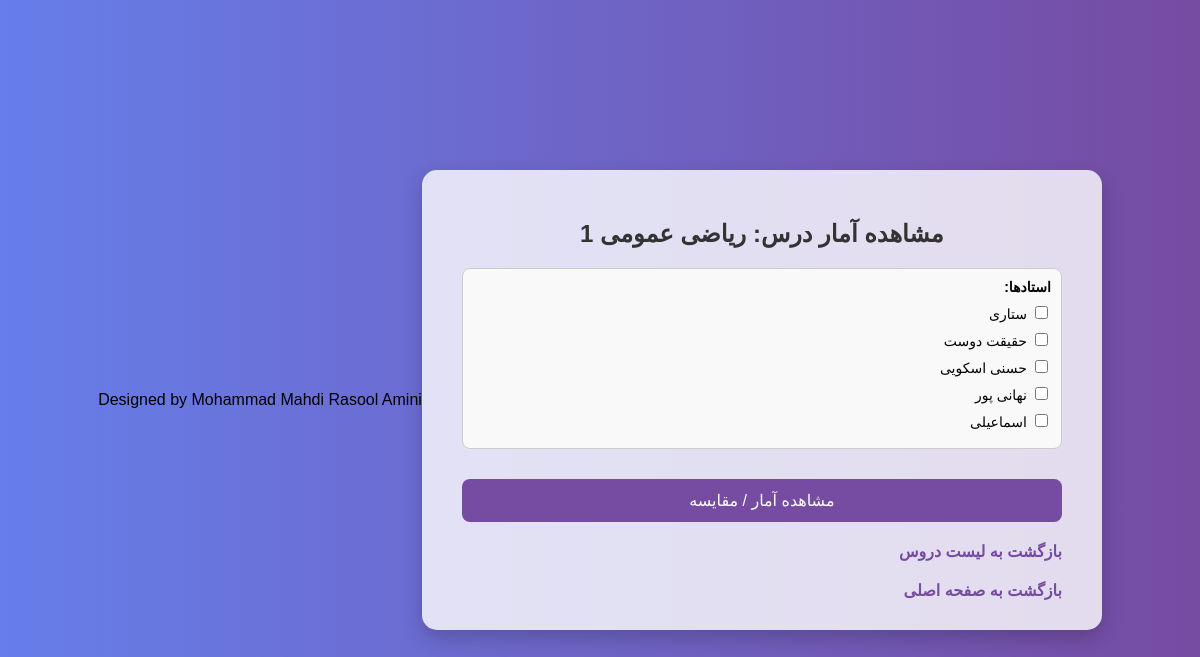
Page /stats/4 on the committed database.
### tables this page shows
CREATE TABLE Courses (
    id INTEGER PRIMARY KEY AUTOINCREMENT,
    name TEXT
, category TEXT);

CREATE TABLE Professors (
    id INTEGER PRIMARY KEY AUTOINCREMENT,
    name TEXT UNIQUE
);

### app.py (the view, shortened to what this page needs)
@app.route("/stats/<int:course_id>", methods=["GET", "POST"])
def stats(course_id):
    db = get_db()
    course = db.execute("SELECT id, name FROM Courses WHERE id = ?", (course_id,)).fetchone()
    professors = db.execute("""
        SELECT p.id, p.name FROM Professors p
        JOIN CourseProfessor cp ON cp.professor_id = p.id
        WHERE cp.course_id = ?
    """, (course_id,)).fetchall()
    selected_professor_name = None
    stats = None
    comments = []
    compare_results = None
    selected_professors = []
    db.close()
    return render_template(
        "stats.html",
        course=course,
        professors=professors,
        stats=stats,
        comments=comments,
        selected_professor_name=selected_professor_name,
        compare_results=compare_results,
        selected_professors=[int(p) for p in selected_professors] if selected_professors else []
    )

### app.py (called while the page is built)
def get_db():
    conn = sqlite3.connect("ratings.db")
    conn.row_factory = sqlite3.Row
    return conn

### templates/stats.html (shortened to what this page needs)
<!DOCTYPE html>
<html lang="fa" dir="rtl">
<head>
</head>
<body>
  <div class="card">
    <h2>مشاهده آمار درس: {{ course.name }}</h2>
    <form method="POST">
      <div class="professor-checkboxes">
        <label><strong>استادها:</strong></label>
        {% for prof in professors %}
          <label>
            <input type="checkbox" name="professors" value="{{ prof.id }}"
              {% if selected_professors and prof.id in selected_professors %}checked{% endif %}>
            {{ prof.name }}
          </label>
        {% endfor %}
      </div>
      <button type="submit" name="action" value="compare">مشاهده آمار / مقایسه</button>
    </form>
    <a href="/courses">بازگشت به لیست دروس</a><br>
    <a href="/">بازگشت به صفحه اصلی</a>
  </div>
  <div class="footer">
    Designed by Mohammad Mahdi Rasool Amini
  </div>
</body>
</html>

### templates/stats.html (style rules this page uses)
body { font-family: 'Vazirmatn', sans-serif; background: linear-gradient(to right, #667eea, #764ba2); margin: 0; padding: 0; display: flex; align-items: center; justify-content: center; min-height: 100vh; }
.card { background-color: #ffffffcc; padding: 30px 40px; border-radius: 15px; box-shadow: 0 8px 20px rgba(0, 0, 0, 0.2); width: 90%; max-width: 600px; text-align: right; }
h2, h3, h4 { text-align: center; color: #333; }
label, select { display: block; width: 100%; margin-bottom: 15px; font-size: 14px; }
button { width: 100%; padding: 12px; background-color: #764ba2; color: white; border: none; border-radius: 8px; font-size: 16px; cursor: pointer; transition: background-color 0.3s ease; margin-top: 10px; }
a { color: #764ba2; text-decoration: none; display: inline-block; margin-top: 20px; font-weight: bold; }
.professor-checkboxes { margin: 20px 0; max-height: 200px; overflow-y: auto; border: 1px solid #ccc; padding: 10px; border-radius: 8px; background: #f9f9f9; }
.professor-checkboxes label { display: block; margin-bottom: 8px; cursor: pointer; }

### rows in the picture
Courses: name "ریاضی عمومی 1"
Professors: name "ستاری"
Professors: name "حقیقت دوست"
Professors: name "حسنی اسکویی"
Professors: name "نهانی پور"
Professors: name "اسماعیلی"
